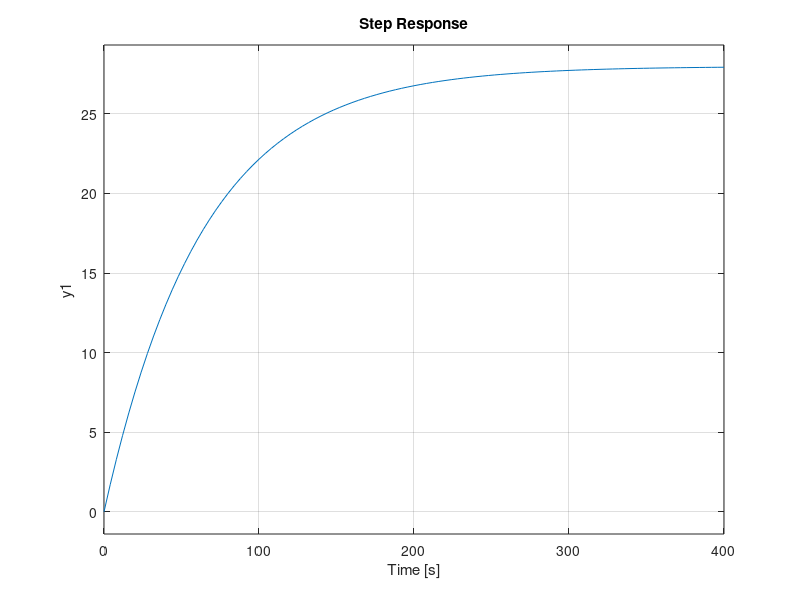
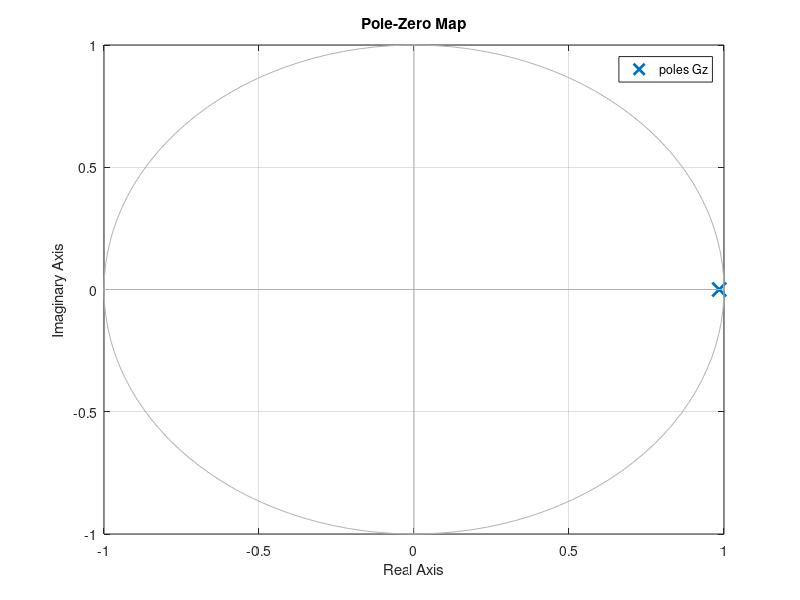
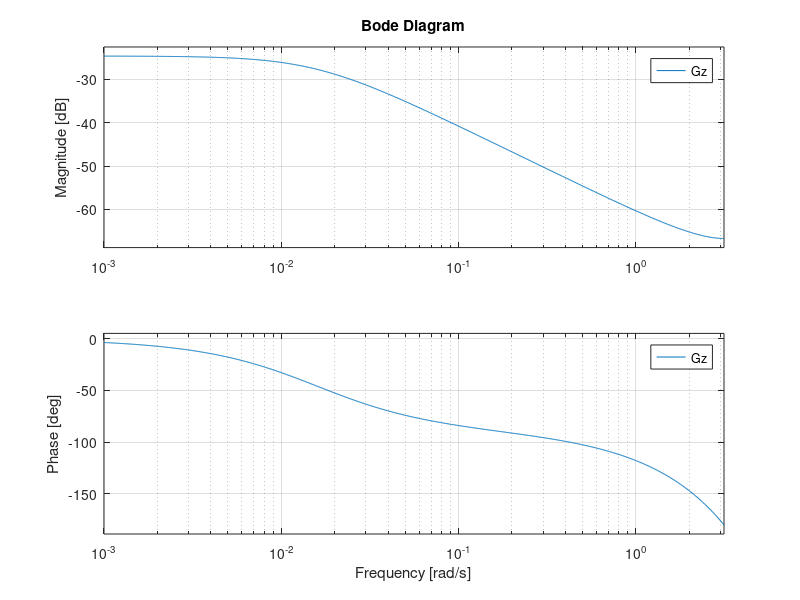

MATLAB code for these plots, in order:
m = 1084;   %mass
b = 17;     %damping coefficient
u = 475.72; %nominal force
r = 27.78;  %desired speed

Gs = tf(1, [m, b]); % s-domain

Ts = 1;             % sampling time
Gz = c2d(Gs, Ts);   % z-domain

% analysis of step response
figure(1)
step(u*Gs)

% Open-loop poles/zeros
figure(2)
pzmap(Gz)
axis([-1 1 -1 1])

% Open-loop Bode plot
figure(3)
bode(Gz)
